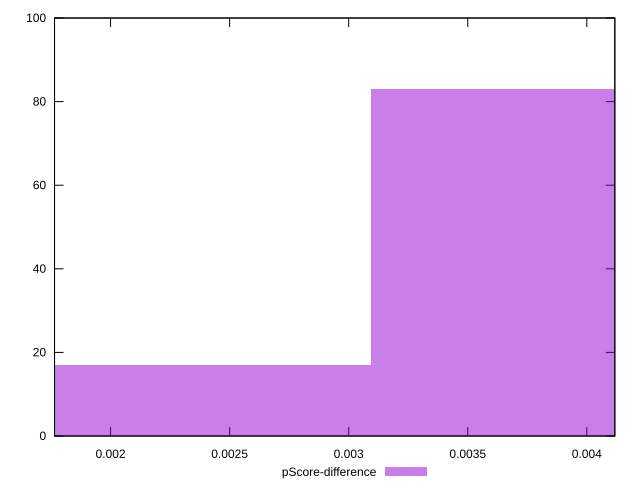

The gnuplot source for this figure:
reset

$pScoreDifference <<EOF
0.002061287591841714 17
0.004122575183683428 83
EOF

set key outside below
set boxwidth 0.002061287591841714
set xrange [0.001764705882352946:0.004117647058823504]
set yrange [0:100]
set trange [0:100]
set style fill transparent solid 0.5 noborder
set terminal svg size 640, 490 enhanced background rgb 'white'
set output "report_00025_2021-02-22T21:38:55.199Z/uses-webp-images/samples/pages+cached/pScore-difference/histogram.svg"

plot $pScoreDifference title "pScore-difference" with boxes

reset
